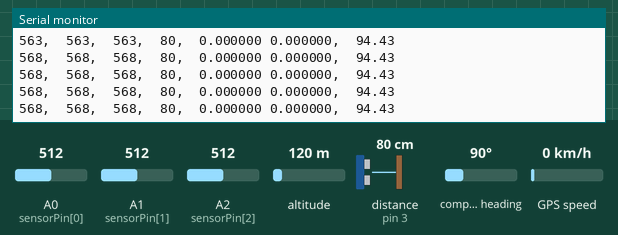
Simulated run of this sketch. Board: Arduino Mega 2560, built with avr-gcc and run on an emulated ATmega2560. On the bench: the last lines printed to the serial monitor. Wiring (inferred from the names in the program): range finder with pulse-width output: data pin 3. The inputs (shaded band) are chosen by the test bench; at power-on: altitude 120 m, distance to the obstacle (sensor on pin 3) 80 cm, A0 (sensorPin[0]) = 512, A1 (sensorPin[1]) = 512, A2 (sensorPin[2]) = 512, compass heading 90°, GPS speed 0 km/h. The echo pulse lasts 58.3 µs per cm; the GPS gets a fix after 3 s at 37.7749, -122.4194 with 8 satellites.

Above: at 1.2 s.
1.3 s: altitude set to 20 m
At 1.58 s:
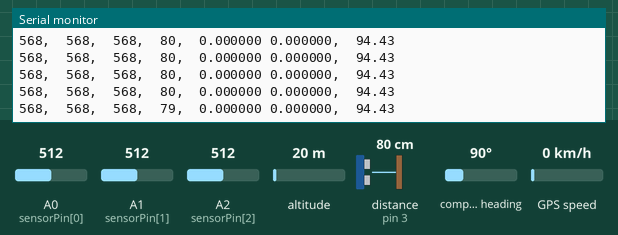
2.8 s: distance to the obstacle (sensor on pin 3) set to 2 cm
At 3.42 s:
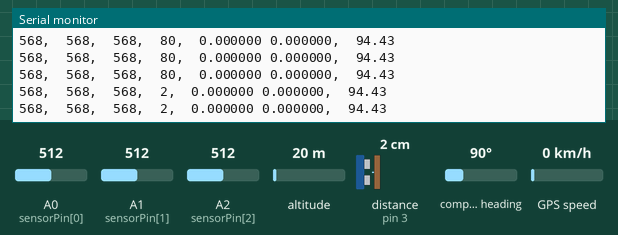
4.3 s: distance to the obstacle (sensor on pin 3) set to 120 cm
At 5.62 s:
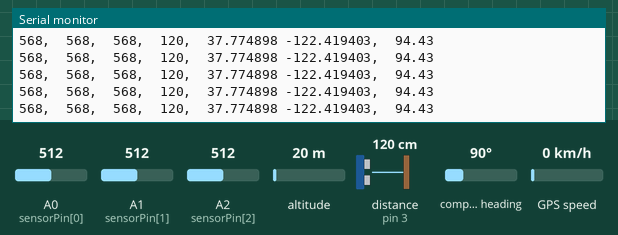
8.1 s: A0 (sensorPin[0]) set to 716
At 8.71 s:
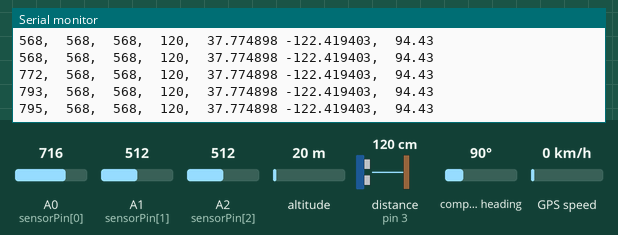
9.6 s: A1 (sensorPin[1]) set to 716
At 9.74 s:
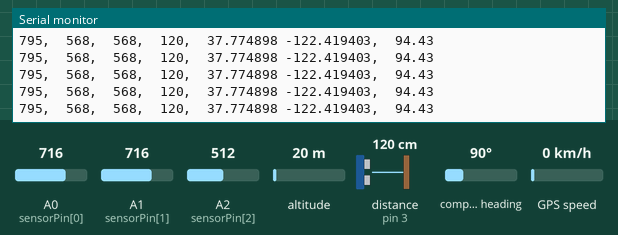
13.4 s: A2 (sensorPin[2]) set to 716
At 13.85 s:
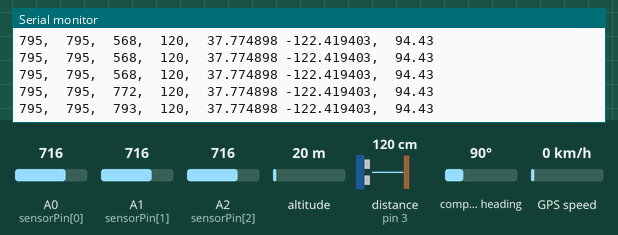
Timing chart, 0 to 15.9 s (numbered marks = the images above; inputs shaded):
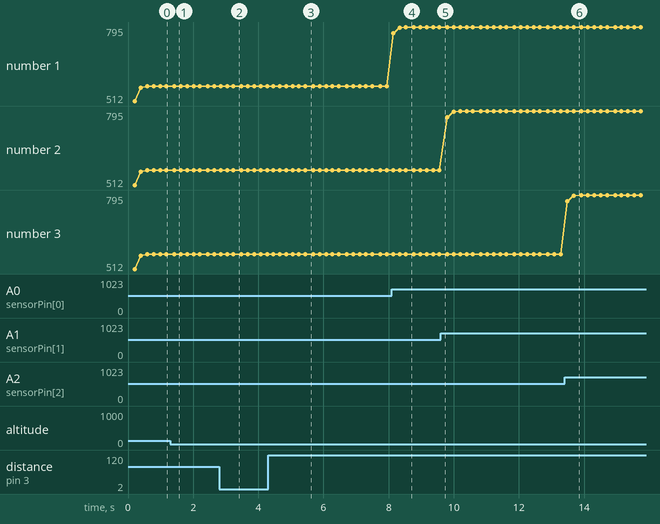

Measured:
- after the input at 2.8 s, the serial monitor: prints a new line after 0.24 s (image 2)
- after the input at 4.3 s, the serial monitor: prints a new line after 0.16 s (image 3)
- after the input at 8.1 s, the serial monitor: prints a new line at once (image 4)
- after the input at 13.4 s, the serial monitor: prints a new line after 0.08 s (image 6)
- plotted number 1: 568 → 795 after the input at 8.1 s

The sketch:

_3sensorPlusPlus___GPS_Gyro.ino
```cpp
#include <TinyGPS++.h>
#include <SoftwareSerial.h>

#include <Wire.h>
#include <HMC5883L.h>

HMC5883L compass;


/*
   This sample code demonstrates the normal use of a TinyGPS++ (TinyGPSPlus) object.
   It requires the use of SoftwareSerial, and assumes that you have a
   4800-baud serial GPS device hooked up on pins 4(rx) and 3(tx).
*/
static const int RXPin = 9, TXPin = 10;
static const uint32_t GPSBaud = 9600;

// The TinyGPS++ object
TinyGPSPlus gps;

// The serial connection to the GPS device
SoftwareSerial ss(RXPin, TXPin);

#define numOfImmSen  3
#define numOfMaxSen 1
#define sizeOfCount 10

// pin on Tennsy
const int sensorPin[] = {A0, A1, A2};
const int maxSensorPin[] = {3};

// Arrays to value
double ImmSenVal[numOfImmSen];
double MaxSenVal[numOfMaxSen];

// Arrays to average
double aveOfImmSen[numOfImmSen];
double aveOfMaxSen[numOfMaxSen];

double latLocation = 0;
double lngLocation = 0;

void setup()
{
  Serial.begin(9600);
  ss.begin(GPSBaud);

  Serial1.begin(9600);
  pinMode(maxSensorPin[0], INPUT);

  while (!compass.begin())
  {
    Serial.println("Could not find a valid HMC5883L sensor, check wiring!");
    delay(500);
  }

  // Set measurement range
  compass.setRange(HMC5883L_RANGE_1_3GA);

  // Set measurement mode
  compass.setMeasurementMode(HMC5883L_CONTINOUS);

  // Set data rate
  compass.setDataRate(HMC5883L_DATARATE_30HZ);

  // Set number of samples averaged
  compass.setSamples(HMC5883L_SAMPLES_8);

  // Set calibration offset. See HMC5883L_calibration.ino
  compass.setOffset(0, 0);

}

void loop()
{
  static const double LONDON_LAT = 51.508131, LONDON_LON = -0.128002;

  //printInt(gps.satellites.value(), gps.satellites.isValid(), 5);
  //printInt(gps.hdop.value(), gps.hdop.isValid(), 5);
  printFloat(gps.location.lat(), gps.location.isValid(), 11, 6);
  printFloatLng(gps.location.lng(), gps.location.isValid(), 12, 6);
  //printInt(gps.location.age(), gps.location.isValid(), 5);
  //printDateTime(gps.date, gps.time);
  //printFloat(gps.altitude.meters(), gps.altitude.isValid(), 7, 2);
  //printFloat(gps.course.deg(), gps.course.isValid(), 7, 2);
  //printFloat(gps.speed.kmph(), gps.speed.isValid(), 6, 2);
  //printStr(gps.course.isValid() ? TinyGPSPlus::cardinal(gps.course.value()) : "*** ", 6);

  unsigned long distanceKmToLondon =
    (unsigned long)TinyGPSPlus::distanceBetween(
      gps.location.lat(),
      gps.location.lng(),
      LONDON_LAT,
      LONDON_LON) / 1000;
  //printInt(distanceKmToLondon, gps.location.isValid(), 9);

  double courseToLondon =
    TinyGPSPlus::courseTo(
      gps.location.lat(),
      gps.location.lng(),
      LONDON_LAT,
      LONDON_LON);

  //printFloat(courseToLondon, gps.location.isValid(), 7, 2);

  const char *cardinalToLondon = TinyGPSPlus::cardinal(courseToLondon);

  //printStr(gps.location.isValid() ? cardinalToLondon : "*** ", 6);

  //printInt(gps.charsProcessed(), true, 6);
  //printInt(gps.sentencesWithFix(), true, 10);
  //printInt(gps.failedChecksum(), true, 9);
  //Serial.println();

  smartDelay(1000);

  if (millis() > 5000 && gps.charsProcessed() < 10)
    Serial.println(F("No GPS data received: check wiring"));
}

// This custom version of delay() ensures that the gps object
// is being "fed".
static void smartDelay(unsigned long ms)
{
  int count = 1;
  unsigned long start = millis();
  do
  {
    while (ss.available())
      gps.encode(ss.read());
    if ((millis() - (start + count*20)) < ms) {
      sensors_loop();
      count++;
    }
  } while (millis() - start < ms);
}

static void printFloat(float val, bool valid, int len, int prec)
{
  if (!valid)
  {
    while (len-- > 1) {
      //Serial.print('*');
      //Serial1.print('*');
    }
    //Serial.print(' ');
    //Serial1.print(' ');
  }
  else
  {
    //Serial.print(val, prec);
    //Serial1.print(val, prec);
    latLocation = val;
    int vi = abs((int)val);
    int flen = prec + (val < 0.0 ? 2 : 1); // . and -
    flen += vi >= 1000 ? 4 : vi >= 100 ? 3 : vi >= 10 ? 2 : 1;
    //for (int i=flen; i<len; ++i)
      //Serial.print(' ');
      //Serial1.print(' ');
  }
  smartDelay(0);
}

static void printFloatLng(float val, bool valid, int len, int prec)
{
  if (!valid)
  {
    while (len-- > 1) {
      //Serial.print('*');
      //Serial1.print('*');
    }
    //Serial.print(' ');
    //Serial1.print(' ');
  }
  else
  {
    //Serial.print(val, prec);
    //Serial1.print(val, prec);
    lngLocation = val;
    int vi = abs((int)val);
    int flen = prec + (val < 0.0 ? 2 : 1); // . and -
    flen += vi >= 1000 ? 4 : vi >= 100 ? 3 : vi >= 10 ? 2 : 1;
    //for (int i=flen; i<len; ++i)
      //Serial.print(' ');
      //Serial1.print(' ');
  }
  smartDelay(0);
}

static void printInt(unsigned long val, bool valid, int len)
{
  char sz[32] = "*****************";
  if (valid)
    sprintf(sz, "%ld", val);
  sz[len] = 0;
  for (int i=strlen(sz); i<len; ++i)
    sz[i] = ' ';
  if (len > 0)
    sz[len-1] = ' ';
  Serial.print(sz);
  Serial1.print(sz);
  smartDelay(0);
}

static void printDateTime(TinyGPSDate &d, TinyGPSTime &t)
{
  if (!d.isValid())
  {
    Serial.print(F("********** "));
  }
  else
  {
    char sz[32];
    sprintf(sz, "%02d/%02d/%02d ", d.month(), d.day(), d.year());
    Serial.print(sz);
  }

  if (!t.isValid())
  {
    Serial.print(F("******** "));
  }
  else
  {
    char sz[32];
    sprintf(sz, "%02d:%02d:%02d ", t.hour(), t.minute(), t.second());
    Serial.print(sz);
  }

  printInt(d.age(), d.isValid(), 5);
  smartDelay(0);
}

static void printStr(const char *str, int len)
{
  int slen = strlen(str);
  for (int i=0; i<len; ++i)
    Serial.print(i<slen ? str[i] : ' ');
  smartDelay(0);
}

void sensors_loop() {
 for (int i=0; i<numOfImmSen; i++) {
   ImmSenVal[i] = 0;
 }
 for (int i=0; i<numOfMaxSen; i++) {
   aveOfMaxSen[i] = 0;
 }

 for (int i=0; i<4; i++) {
   MaxSenVal[0] = pulseIn(maxSensorPin[0], HIGH);
   aveOfMaxSen[0] = aveOfMaxSen[0] + MaxSenVal[0];
 }
 aveOfMaxSen[0] = (aveOfMaxSen[0]/147/4)*2.54;

 for (int i=0; i<sizeOfCount; i++) {
   for (int j=0; j<numOfImmSen; j++) {
     ImmSenVal[j] = analogRead(sensorPin[j] );
     aveOfImmSen[j] = aveOfImmSen[j] + ImmSenVal[j];
   }
 }

 for (int i=0; i<numOfImmSen; i++) {
   aveOfImmSen[i] = aveOfImmSen[i] / sizeOfCount;
 }

 for (int i=0; i<numOfImmSen; i++) {
     Serial1.print((int)aveOfImmSen[i]);
     Serial1.print(",");
     Serial.print((int)aveOfImmSen[i]);
     Serial.print(",\t");
 }
 for (int i=0; i<numOfMaxSen; i++) {
   Serial.print((int)aveOfMaxSen[i]);
   Serial.print(",\t");
   Serial1.print((int)aveOfMaxSen[i]);
   Serial1.print(",");
 }

 Serial1.print(latLocation,6);
 Serial.print(latLocation,6);

 Serial1.print(" ");
 Serial.print( " ");

 Serial1.print(lngLocation,6);
 Serial.print(lngLocation,6);

 Vector norm = compass.readNormalize();

  // Calculate heading
  float heading = atan2(norm.YAxis, norm.XAxis);

  // Set declination angle on your location and fix heading
  // You can find your declination on: http://magnetic-declination.com/
  // (+) Positive or (-) for negative
  // For Bytom / Poland declination angle is 4'26E (positive)
  // Formula: (deg + (min / 60.0)) / (180 / M_PI);
  float declinationAngle = (4.0 + (26.0 / 60.0)) / (180 / M_PI);
  heading += declinationAngle;

  // Correct for heading < 0deg and heading > 360deg
  if (heading < 0)
  {
    heading += 2 * PI;
  }

  if (heading > 2 * PI)
  {
    heading -= 2 * PI;
  }

  // Convert to degrees
 float headingDegrees = heading * 180/M_PI;
 Serial.print(",\t");
 Serial1.print(",");
 Serial1.print(headingDegrees);
 Serial.print(headingDegrees);
 Serial1.println();
 Serial.println();
}
```
